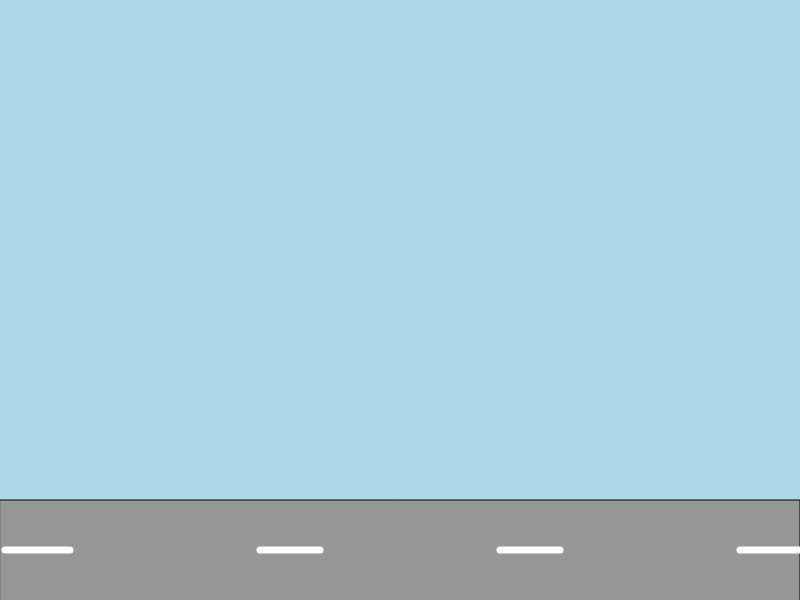
Frame 1 (no input)
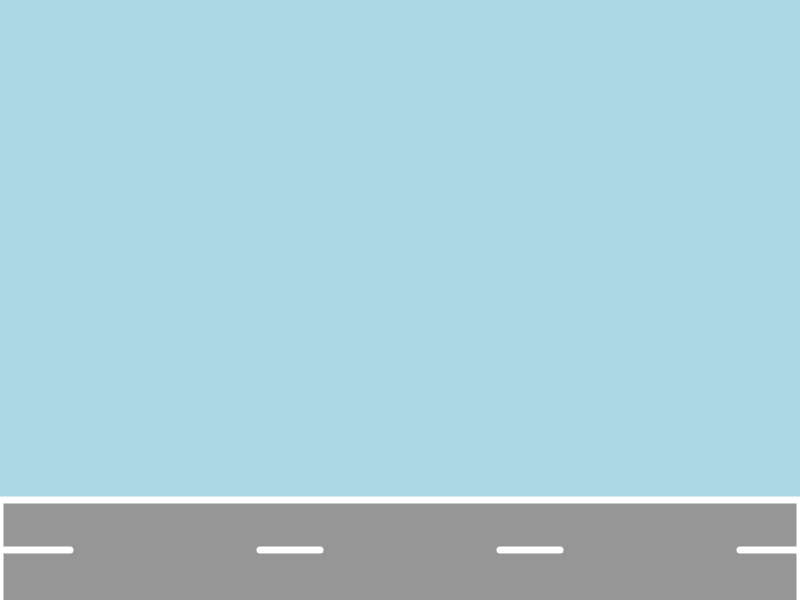
Frame 60 (no input)
Frame 120 (the mouse pressed at the canvas centre since frame 60): identical to frame 60, image omitted

The p5.js sketch that drew these frames (run headless with seeded random() and noise() and a simulated clock; from frame 60 on, the mouse is pressed at the canvas centre):

// p5.js sketch
// ── sketch.js
function setup() {
  createCanvas(800, 600);
}

function draw() {
  background('lightblue');
  //De Weg
  fill(150);
  rect(0,500,800,605)
  stroke('grey');
  strokeWeight(5);
  line(60,40,); 

  stroke('white');
  strokeWeight(7)
  line(5,550,70,550);
  line(260,550,320,550);
  line(500,550,560,550)
  line(740,550,800,550)


}
